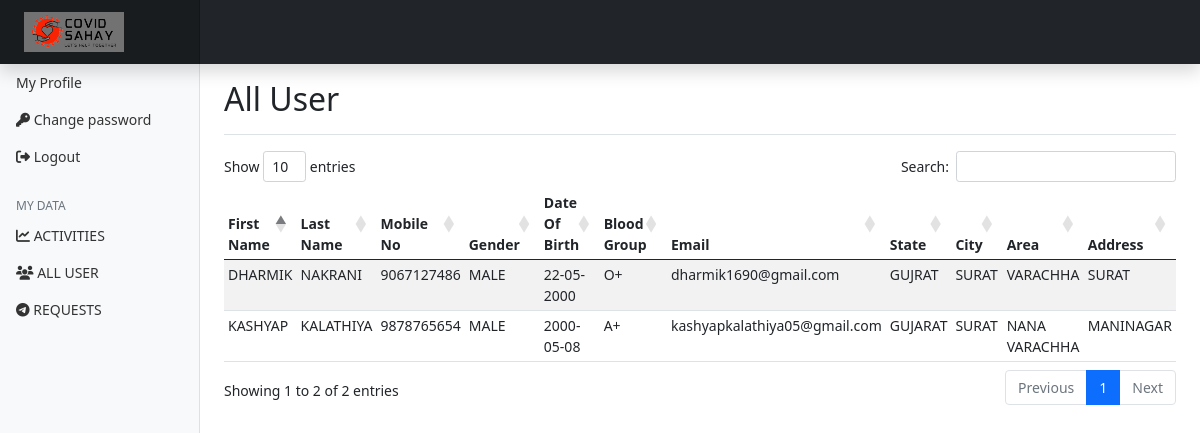
Page /myadmin/alluser (signed in) on the committed database.
### user/models.py (models this page shows)
class User(models.Model):
   fName = models.CharField(max_length=20, null=True)
   lName = models.CharField(max_length=20, null=True)
   mono = models.BigIntegerField(null=True)
   gender = models.CharField(max_length=10, null=True)
   dob = models.CharField(max_length=10, null=True)
   bGrp = models.CharField(max_length=10, null=True)
   email = models.CharField(max_length=30, null=True)
   state = models.CharField(max_length=20, null=True)
   city = models.CharField(max_length=20, null=True)
   area = models.CharField(max_length=20, null=True)
   add = models.CharField(max_length=50, null=True)
   pwd = models.CharField(max_length=50, null=True)

### myadmin/views.py (the view)
# urls.py: path('/alluser', django_admin_alluser, name='alluser'),
def django_admin_alluser(request):
     aId=request.session['admin_id']
     aDetail= MyAdmin.objects.get(id=aId)
     data = User.objects.all()
     context={
          "aId":aDetail.aName,
          "alldata":data
     }
     return render(request,'Myadmin_panel/alluser.html',context)

### template/Myadmin_panel/alluser.html (shortened to what this page needs)
{% extends 'Myadmin_panel/header.html' %}
{% load static %}
{% get_static_prefix as STATFILE %}
{% block 'content' %}
<div class="d-flex justify-content-between flex-wrap flex-md-nowrap align-items-center pt-3 pb-2 mb-3 border-bottom">
    <h2>All User</h2>
  </div>
  <div class="table-responsive" >
    <table class="table table-striped table-sm" id="mytable">
      <thead>
        <tr>
          <th scope="col">First Name</th>
          <th scope="col">Last Name</th>
          <th scope="col">Mobile No</th>
          <th scope="col">Gender</th>
          <th scope="col">Date Of Birth</th>
          <th scope="col">Blood Group</th>
          <th scope="col">Email</th>
          <th scope="col">State</th>
          <th scope="col">City</th>
          <th scope="col">Area</th>
          <th scope="col">Address</th>
        </tr>
      </thead>
      <tbody>
        {% for all in alldata %}
        <tr>
          <td>{{all.fName |upper}}</td>
          <td>{{all.lName |upper}}</td>
          <td>{{all.mono |upper}}</td>
          <td>{{all.gender |upper}}</td>
          <td>{{all.dob |upper}}</td>
          <td>{{all.bGrp |upper}}</td>
          <td>{{all.email |lower}}</td>
          <td>{{all.state |upper}}</td>
          <td>{{all.city |upper}}</td>
          <td>{{all.area |upper}}</td>
          <td>{{all.add |upper}}</td>
        </tr>
        {% endfor %}
      </tbody>
    </table>
  </div>
{% endblock 'content' %}
{% block 'extrajs' %}
<link rel="stylesheet" href="https://cdn.datatables.net/1.10.21/css/dataTables.bootstrap4.min.css">
{% endblock 'extrajs' %}

### static/css/admin.css (style rules this page uses)
body { font-size: .875rem; }

### rows in the picture
User: fName "KASHYAP", lName "KALATHIYA", mono "9878765654", gender "MALE", dob "2000-05-08", bGrp "A+", email "kashyapkalathiya05@gmail.com", state "GUJARAT", city "SURAT", area "NANA VARACHHA", add "MANINAGAR"
User: fName "DHARMIK", lName "NAKRANI", mono "9067127486", gender "MALE", dob "22-05-2000", bGrp "O+", email "dharmik1690@gmail.com", state "GUJRAT", city "SURAT", area "VARACHHA", add "SURAT"
